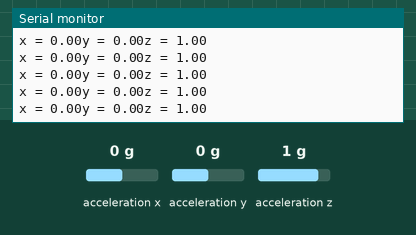
Recording of a sketch running on a simulated Arduino Uno, built with avr-gcc and run on an emulated ATmega328P. Parts: the last lines printed to the serial monitor. Wiring (inferred from the names in the program): ADXL345 accelerometer at I2C address 0x53. The inputs (shaded band) are chosen by the test bench; at power-on: acceleration x 0 g, acceleration y 0 g, acceleration z 1 g.

Above: at 1.2 s.
1.3 s: acceleration x set to -1.4 g
At 1.9 s:
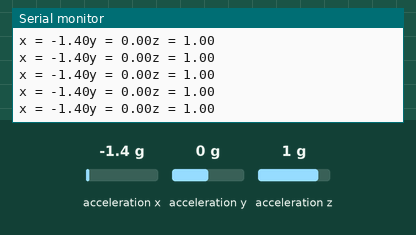
4.3 s: acceleration x set to 0 g
At 5.2 s:
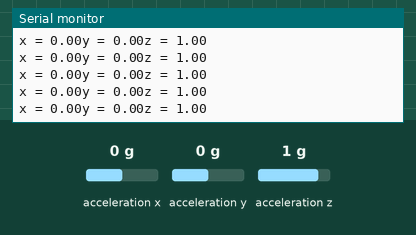
7.3 s: acceleration y set to -1.4 g
At 8.0 s:
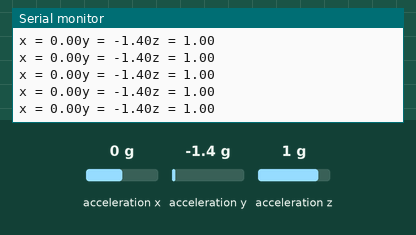
10.3 s: acceleration x set to -0.8 g
At 10.8 s:
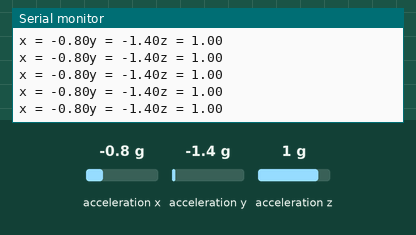
13.3 s: acceleration z set to -1.4 g
At 14.2 s:
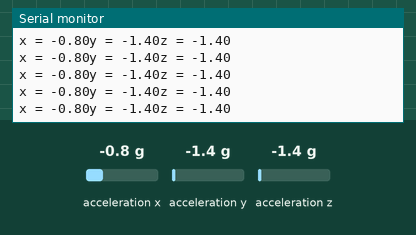
17.8 s: acceleration y set to 0 g
At 18.8 s:
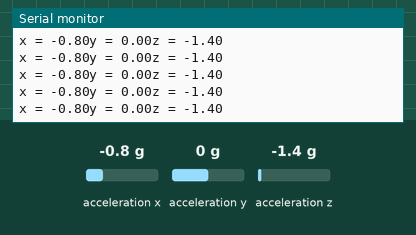
Timing chart, 0 to 20.8 s (numbered marks = the images above; inputs shaded):
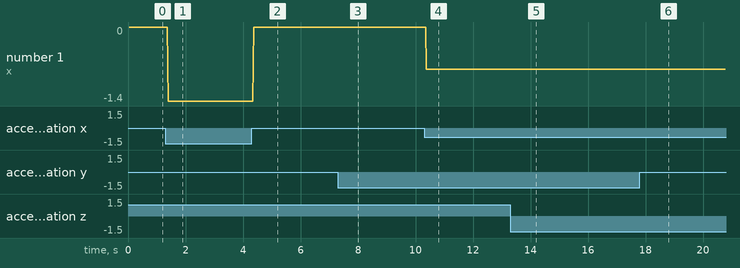

The sketch:

Accelerometer_Calibration.ino
```cpp
#include <Wire.h>                   // Wire library - used for I2C communication

const int ADXL345 = 0x53;           // The ADXL345 sensor I2C address
const int xOffset = -3;             // Use Serial Plotter to adjust the values!
const int yOffset = 0;
const int zOffset = 1;

float x, y, z;


void setup()
{
  //X-axis
  Wire.beginTransmission(ADXL345);
  Wire.write(0x1E);                 // X-axis offset register
  Wire.write(xOffset);
  Wire.endTransmission();
  delay(10);

  //Y-axis
  Wire.beginTransmission(ADXL345);
  Wire.write(0x1F);                 // Y-axis offset register
  Wire.write(yOffset);
  Wire.endTransmission();
  delay(10);

  //Z-axis
  Wire.beginTransmission(ADXL345);
  Wire.write(0x20);                 // Z-axis offset register
  Wire.write(zOffset);
  Wire.endTransmission();
  delay(10);

  Serial.begin(9600);               // Initiate serial communication for printing the results on the Serial monitor
  Wire.begin();                     // Initiate the Wire library

  // Set ADXL345 in measuring mode
  Wire.beginTransmission(ADXL345);  // Start communicating with the device
  Wire.write(0x2D);                 // Access/ talk to POWER_CTL Register - 0x2D

  // Enable measurement
  Wire.write(8);                    // (8dec -> 0000 1000 binary) Bit D3 High for measuring enable
  Wire.endTransmission();
  delay(10);
}


void loop()
{
  Wire.beginTransmission(ADXL345);
  Wire.write(0x32);                         // Start with register 0x32 (ACCEL_XOUT_H)
  Wire.endTransmission(false);
  Wire.requestFrom(ADXL345, 6, true);       // Read 6 registers total, each axis value is stored in 2 registers

  x = ( Wire.read()| Wire.read() << 8);     // X-axis value
  y = ( Wire.read()| Wire.read() << 8);     // Y-axis value
  z = ( Wire.read()| Wire.read() << 8);     // Z-axis value

  // For a range of +-2g, we need to divide the raw values by 256, according to the datasheet

  Serial.print("x = ");
  Serial.print(x / 256);
  Serial.print("y = ");
  Serial.print(y / 256);
  Serial.print("z = ");
  Serial.println(z / 256);

  // float a = sqrt(x * x + y * y + z * z) / 256;
  // Serial.println(a);
}
```

Measured:
- after the input at 1.3 s, the serial monitor: prints a new line after 0.09 s (image 1)
- after the input at 7.3 s, the serial monitor: prints a new line after 0.07 s (image 3)
- after the input at 10.3 s, the serial monitor: prints a new line after 0.08 s (image 4)
- after the input at 13.3 s, the serial monitor: prints a new line after 0.08 s (image 5)
- after the input at 17.8 s, the serial monitor: prints a new line after 0.07 s (image 6)
- plotted number 1: 0 → -1.4 after the input at 1.3 s, 0 → -0.8 after the input at 10.3 s
